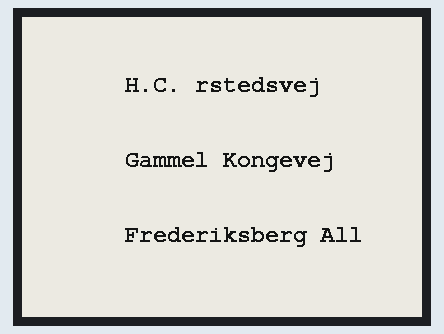
Simulated run of this sketch. Board: Arduino Uno, built for the host (arithmetic inside an expression is 32-bit, double 64-bit). On the bench: 400×300 one-colour display.

Above: at 4.2 s.

The sketch:

9Rows-1Coloumn.ino
```cpp
#include <GxEPD2_BW.h>
#include <Fonts/FreeMonoBold9pt7b.h>
#include <Fonts/FreeMonoBold12pt7b.h>

// Initialize the display for the 4.2" ePaper module
GxEPD2_BW<GxEPD2_420_GDEY042T81, GxEPD2_420_GDEY042T81::HEIGHT> display(GxEPD2_420_GDEY042T81(
  /*CS=5*/   5,    // Chip Select pin
  /*DC=*/    0,    // Data/Command pin
  /*RST=*/   2,    // Reset pin
  /*BUSY=*/  15    // Busy pin
  // SCL (Serial Clock) is connected to GPIO 18
  // SDA (Serial Data / MOSI) is connected to GPIO 23
));

void setup()
{
  Serial.begin(115200);
  delay(100);

  // Initialize the display
  display.init(115200, true, 50, false);
  display.setRotation(4); // Set the rotation to 90 degrees counter-clockwise

  // Draw the table
  drawTable();
}

void drawTable()
{
  display.setFullWindow();
  display.firstPage();
  do
  {
    display.fillScreen(GxEPD_WHITE);

    // Set the font and text color
    display.setFont(&FreeMonoBold12pt7b);
    display.setTextColor(GxEPD_BLACK);

    // Calculate the starting position for the first row
    int16_t tbx, tby; uint16_t tbw, tbh;
    display.getTextBounds("H.C. Ørstedsvej", 0, 0, &tbx, &tby, &tbw, &tbh);
    uint16_t x = ((display.width() - tbw) / 2) - tbx;
    uint16_t y = ((display.height() - (9 * tbh)) / 2) - tby;

    // Draw the table rows
    display.setCursor(x, y);
    display.print("H.C. Ørstedsvej");
    y += tbh + 5;
    display.setCursor(x, y);
    display.print("");
    y += tbh + 5;
    display.setCursor(x, y);
    display.print("");
    y += tbh + 5;
    display.setCursor(x, y);
    display.print("Gammel Kongevej");
    y += tbh + 5;
    display.setCursor(x, y);
    display.print("");
    y += tbh + 5;
    display.setCursor(x, y);
    display.print("");
    y += tbh + 5;
    display.setCursor(x, y);
    display.print("Frederiksberg Allé");
    y += tbh + 5;
    display.setCursor(x, y);
    display.print("");
    y += tbh + 5;
    display.setCursor(x, y);
    display.print("");
  }
  while (display.nextPage());
}

void loop() {
  // The main loop is empty as all the work is done in setup()
}
```
